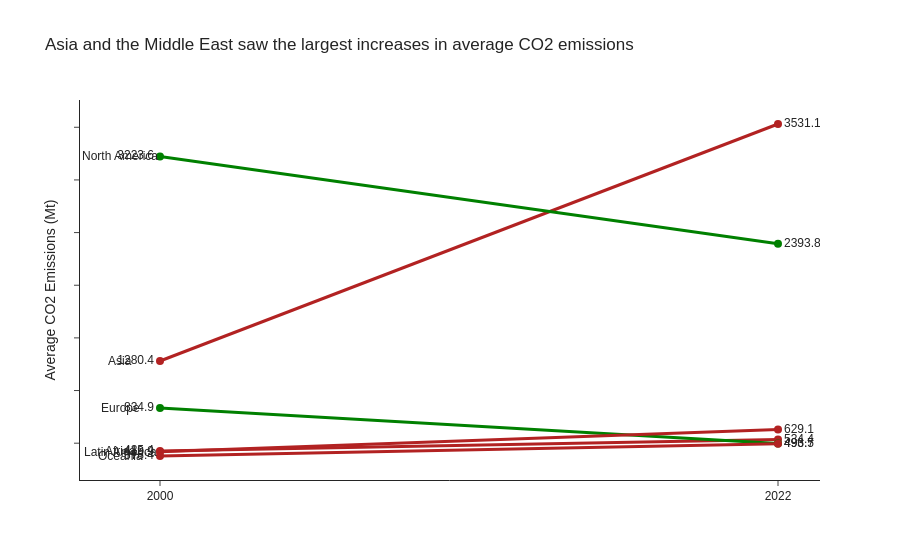

This figure's notebook cell:
### Code cell
# Task 2 — Slopegraph: regional averages

regional = (
    df.groupby(['Region', 'Year'])['CO2_Mt']
    .mean()
    .reset_index()
)

regional = regional[regional['Year'].isin([2000, 2022])]

pivot = regional.pivot(index='Region', columns='Year', values='CO2_Mt').reset_index()

fig = go.Figure()

for _, row in pivot.iterrows():
    color = 'green' if row[2022] < row[2000] else 'firebrick'

    fig.add_trace(go.Scatter(
        x=[2000, 2022],
        y=[row[2000], row[2022]],
        mode='lines+markers+text',
        line=dict(color=color, width=3),
        marker=dict(size=8),
        text=[f"{row[2000]:.1f}", f"{row[2022]:.1f}"],
        textposition=['middle left', 'middle right'],
        showlegend=False
    ))

    fig.add_annotation(
        x=2000,
        y=row[2000],
        text=row['Region'],
        showarrow=False,
        xshift=-40
    )

fig.update_layout(
    title='Asia and the Middle East saw the largest increases in average CO2 emissions',
    template='simple_white',
    font=dict(family='Arial'),
    xaxis=dict(
        tickvals=[2000, 2022]
    ),
    yaxis=dict(
        title='Average CO2 Emissions (Mt)',
        showticklabels=False
    )
)

fig.show()

### Figure 1 — Plotly figure (JSON) as saved in the notebook; plotly's stock layout.template omitted (floating-point values rounded to 4 significant figures)
{"data": [{"line": {"color": "firebrick", "width": 3}, "marker": {"size": 8}, "mode": "lines+markers+text", "showlegend": false, "text": ["425.4", "534.4"], "textposition": ["middle left", "middle right"], "type": "scatter", "x": [2000, 2022], "y": [425.4, 534.4]}, {"line": {"color": "firebrick", "width": 3}, "marker": {"size": 8}, "mode": "lines+markers+text", "showlegend": false, "text": ["1280.4", "3531.1"], "textposition": ["middle left", "middle right"], "type": "scatter", "x": [2000, 2022], "y": [1280.0, 3531.0]}, {"line": {"color": "green", "width": 3}, "marker": {"size": 8}, "mode": "lines+markers+text", "showlegend": false, "text": ["834.9", "496.5"], "textposition": ["middle left", "middle right"], "type": "scatter", "x": [2000, 2022], "y": [834.9, 496.5]}, {"line": {"color": "firebrick", "width": 3}, "marker": {"size": 8}, "mode": "lines+markers+text", "showlegend": false, "text": ["419.9", "629.1"], "textposition": ["middle left", "middle right"], "type": "scatter", "x": [2000, 2022], "y": [419.9, 629.1]}, {"line": {"color": "green", "width": 3}, "marker": {"size": 8}, "mode": "lines+markers+text", "showlegend": false, "text": ["3223.6", "2393.8"], "textposition": ["middle left", "middle right"], "type": "scatter", "x": [2000, 2022], "y": [3224.0, 2394.0]}, {"line": {"color": "firebrick", "width": 3}, "marker": {"size": 8}, "mode": "lines+markers+text", "showlegend": false, "text": ["378.4", "493.7"], "textposition": ["middle left", "middle right"], "type": "scatter", "x": [2000, 2022], "y": [378.4, 493.7]}], "layout": {"annotations": [{"showarrow": false, "text": "Africa", "x": 2000, "xshift": -40, "y": 425.4}, {"showarrow": false, "text": "Asia", "x": 2000, "xshift": -40, "y": 1280.0}, {"showarrow": false, "text": "Europe", "x": 2000, "xshift": -40, "y": 834.9}, {"showarrow": false, "text": "Latin America", "x": 2000, "xshift": -40, "y": 419.9}, {"showarrow": false, "text": "North America", "x": 2000, "xshift": -40, "y": 3224.0}, {"showarrow": false, "text": "Oceania", "x": 2000, "xshift": -40, "y": 378.4}], "font": {"family": "Arial"}, "title": {"text": "Asia and the Middle East saw the largest increases in average CO2 emissions"}, "xaxis": {"tickvals": [2000, 2022]}, "yaxis": {"showticklabels": false, "title": {"text": "Average CO2 Emissions (Mt)"}}}}
